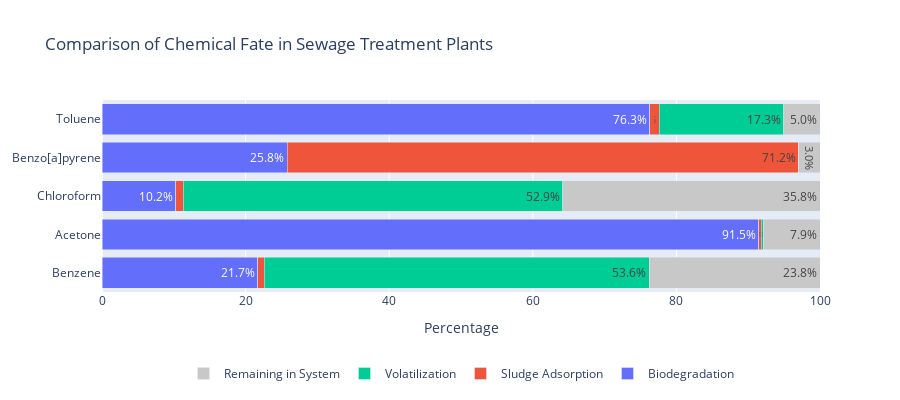

The cell this chart's notebook holds for it:
### Markdown cell above
## Additional Analyses and Data Visualization

Additional analysis can be performed after running the model. For example, the results can be displayed in a plot to compare the relative STP removal rates for each chemical.

### Code cell
import plotly.graph_objects as go

# Create stacked bar chart
fig = go.Figure()

# Add bars for each process
fig.add_trace(go.Bar(
    y=chemicals,
    x=biodeg_values,
    name='Biodegradation',
    orientation='h',
    marker_color='rgb(99, 110, 250)',
    text=[f"{x:.1f}%" for x in biodeg_values],
    textposition='inside'
))

fig.add_trace(go.Bar(
    y=chemicals,
    x=sludge_values,
    name='Sludge Adsorption',
    orientation='h',
    marker_color='rgb(239, 85, 59)',
    text=[f"{x:.1f}%" for x in sludge_values],
    textposition='inside'
))

fig.add_trace(go.Bar(
    y=chemicals,
    x=vol_values,
    name='Volatilization',
    orientation='h',
    marker_color='rgb(0, 204, 150)',
    text=[f"{x:.1f}%" for x in vol_values],
    textposition='inside'
))

fig.add_trace(go.Bar(
    y=chemicals,
    x=remaining_values,
    name='Remaining in System',
    orientation='h',
    marker_color='rgb(200, 200, 200)',
    text=[f"{x:.1f}%" for x in remaining_values],
    textposition='inside'
))

# Update layout
fig.update_layout(
    title='Comparison of Chemical Fate in Sewage Treatment Plants',
    barmode='stack',
    showlegend=True,
    xaxis_title='Percentage',
    width=900,
    height=400,
    xaxis=dict(range=[0, 100]),
    legend=dict(
        orientation="h",
        yanchor="bottom",
        y=-0.5,
        xanchor="center",
        x=0.5
    ),
    margin=dict(b=100)  # Add more bottom margin for legend
)

# Show the figure
fig.show()

### Figure 1 — Plotly figure (JSON) as saved in the notebook; plotly's stock layout.template omitted (floating-point values rounded to 4 significant figures)
{"data": [{"marker": {"color": "rgb(99, 110, 250)"}, "name": "Biodegradation", "orientation": "h", "text": ["21.7%", "91.5%", "10.2%", "25.8%", "76.3%"], "textposition": "inside", "type": "bar", "x": [21.66, 91.46, 10.25, 25.83, 76.27], "y": ["Benzene", "Acetone", "Chloroform", "Benzo[a]pyrene", "Toluene"]}, {"marker": {"color": "rgb(239, 85, 59)"}, "name": "Sludge Adsorption", "orientation": "h", "text": ["1.0%", "0.3%", "1.1%", "71.2%", "1.4%"], "textposition": "inside", "type": "bar", "x": [0.97, 0.33, 1.07, 71.21, 1.36], "y": ["Benzene", "Acetone", "Chloroform", "Benzo[a]pyrene", "Toluene"]}, {"marker": {"color": "rgb(0, 204, 150)"}, "name": "Volatilization", "orientation": "h", "text": ["53.6%", "0.3%", "52.9%", "0.0%", "17.3%"], "textposition": "inside", "type": "bar", "x": [53.59, 0.31, 52.85, 0, 17.34], "y": ["Benzene", "Acetone", "Chloroform", "Benzo[a]pyrene", "Toluene"]}, {"marker": {"color": "rgb(200, 200, 200)"}, "name": "Remaining in System", "orientation": "h", "text": ["23.8%", "7.9%", "35.8%", "3.0%", "5.0%"], "textposition": "inside", "type": "bar", "x": [23.78, 7.9, 35.83, 2.96, 5.04], "y": ["Benzene", "Acetone", "Chloroform", "Benzo[a]pyrene", "Toluene"]}], "layout": {"barmode": "stack", "height": 400, "legend": {"orientation": "h", "x": 0.5, "xanchor": "center", "y": -0.5, "yanchor": "bottom"}, "margin": {"b": 100}, "showlegend": true, "title": {"text": "Comparison of Chemical Fate in Sewage Treatment Plants"}, "width": 900, "xaxis": {"range": [0, 100], "title": {"text": "Percentage"}}}}
